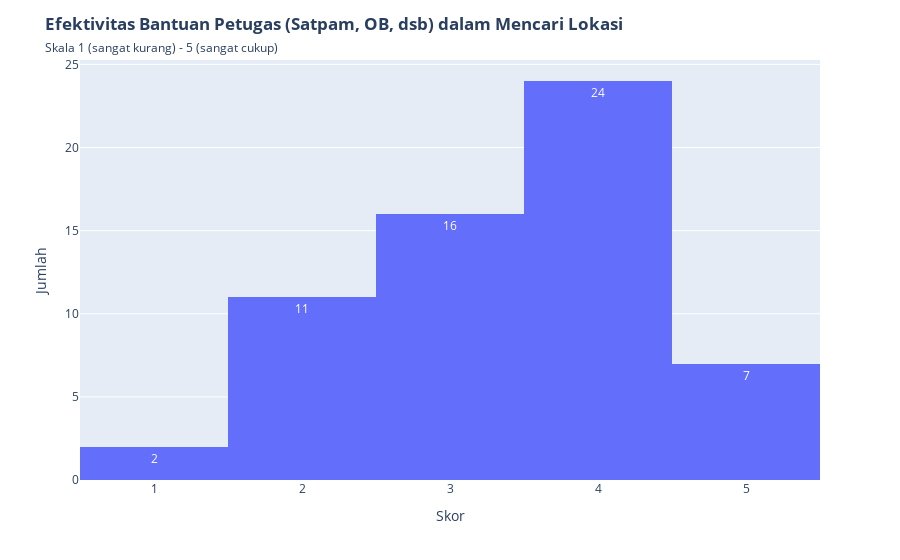

Notebook cell for this chart:
### Markdown cell above
**Insights**

Tidak ada akses denah per lantai dalam gedung menjadi penyebab kesulitan terbanyak pada navigasi dalam kampus.

### Code cell
fig = px.histogram(masalah, x="bantuan_info")
fig.update_traces(texttemplate='%{y}', textposition='inside')
fig.update_layout(xaxis_title="Skor",
                  yaxis_title="Jumlah",
                  title='<b>Efektivitas Bantuan Petugas (Satpam, OB, dsb) dalam Mencari Lokasi</b><br><span style="font-size:12px">Skala 1 (sangat kurang) - 5 (sangat cukup)</span>'
                  )
pio.write_image(fig, "svg/akses-5.svg", format="svg")
fig.show()

### Figure 1 — Plotly figure (JSON) as saved in the notebook; plotly's stock layout.template omitted (floating-point values rounded to 4 significant figures)
{"data": [{"alignmentgroup": "True", "bingroup": "x", "hovertemplate": "bantuan_info=%{x}<br>count=%{y}<extra></extra>", "legendgroup": "", "marker": {"color": "#636efa", "pattern": {"shape": ""}}, "name": "", "offsetgroup": "", "orientation": "v", "showlegend": false, "textposition": "inside", "texttemplate": "%{y}", "type": "histogram", "x": [4, 5, 3, 4, 4, 3, 2, 1, 5, 3, 4, 4, 3, 4, 4, 3, 3, 3, 4, 2, 5, 3, 3, 4, 4, 4, 4, 4, 3, 2, 4, 4, 4, 5, 3, 2, 4, 3, 2, 4, 2, 2, 5, 5, 1, 4, 3, 2, 4, 2, 3, 3, 4, 3, 4, 2, 4, 4, 2, 5], "xaxis": "x", "yaxis": "y"}], "layout": {"barmode": "relative", "legend": {"tracegroupgap": 0}, "margin": {"t": 60}, "title": {"text": "<b>Efektivitas Bantuan Petugas (Satpam, OB, dsb) dalam Mencari Lokasi</b><br><span style=\"font-size:12px\">Skala 1 (sangat kurang) - 5 (sangat cukup)</span>"}, "xaxis": {"anchor": "y", "domain": [0, 1], "title": {"text": "Skor"}}, "yaxis": {"anchor": "x", "domain": [0, 1], "title": {"text": "Jumlah"}}}}
